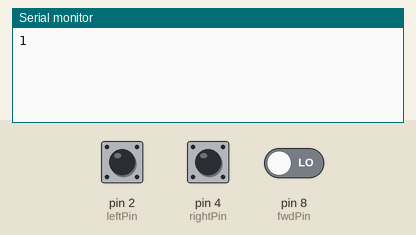
Simulated run of this sketch. Board: Arduino Uno, built with avr-gcc and run on an emulated ATmega328P. Parts: the last lines printed to the serial monitor. Inputs (shaded band) come from the test bench; at power-on: pin 2 (leftPin) LOW, pin 8 (fwdPin) LOW, pin 4 (rightPin) LOW. No radio packets arrive unless stated.

Above: at 1.2 s.
1.3 s: pin 2 (leftPin) pulled HIGH for 0.15 s
At 2.4 s:
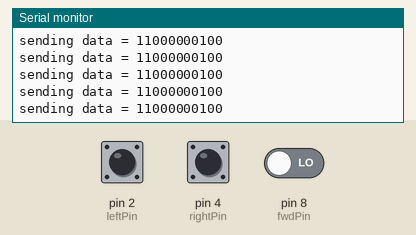
2.9 s: pin 8 (fwdPin) driven HIGH
At 3.5 s:
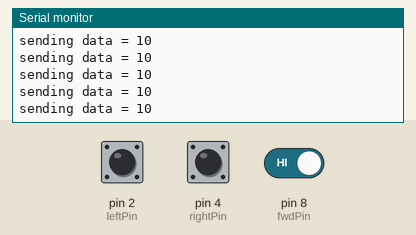
5.9 s: pin 4 (rightPin) pulled HIGH for 1 s
At 6.5 s:
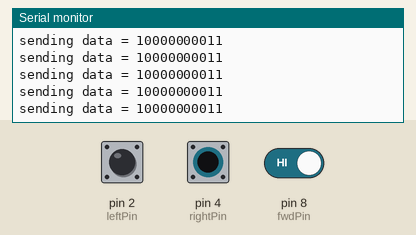

Measured:
- after the input at 1.3 s, the serial monitor: prints a new line at once (image 1)
- after the input at 2.9 s, the serial monitor: prints a new line at once (image 2)
- after the input at 5.9 s, the serial monitor: prints a new line at once (image 3)

The sketch:

MidtermRobot_Transmitter.ino
```cpp
/*
   Example using the nRF24L01 radio module to communicate
   between two Arduinos,
   the transmitter is connected to some pushbuttons
   the receiver is connected to a motor driver
   Based on rf24Xmit, this example sends two bytes
   The first byte contains the status of up to 8 switches
   and could be used e.g. to control motors
   The second byte could be used e.g. to tell which
   pattern to display on the NeoPixel matrix
*/

// Pin usage
// nRF24L01 uses SPI which is fixed on pins 11, 12, and 13.
// It also requires two other signals
// (CE = Chip Enable, CSN = Chip Select Not)
// Which can be any pins:

const int CEPIN = 9;
const int CSNPIN = 10;

// In summary,
// nRF 24L01 pin    Arduino pin   name
//          1                     GND
//          2                     3.3V
//          3             9       CE
//          4             10      CSN
//          5             13      SCLK
//          6             11      MOSI/COPI
//          7             12      MISO/CIPO

#include <SPI.h>
#include <nRF24L01.h>
#include <RF24.h>
RF24 radio(CEPIN, CSNPIN);                // CE, CSN

// Byte of array representing the address.
// This is the address where we will send the data.
// This should be same on the receiving side.
const byte address[6] = "00001";

// Pins for the pushbuttons
const int leftPin = 2;
const int rightPin = 4;
const int fwdPin = 8;

// Code for different expressions on the NeoPixel matrix
const int neoPixelFast = 0b00000100;
const int neoPixelSlow = 0b00000110;

void setup() {
  Serial.begin(115200);

  boolean retval = radio.begin();   //Starting the Wireless communication
  Serial.println(retval);
  radio.openWritingPipe(address);  //destination addres
  radio.setPALevel(RF24_PA_MIN);   // min or max
  radio.stopListening();           //This sets the module as transmitter
}

void loop() {

  int left = digitalRead(leftPin) << 2;
  int fwd = digitalRead(fwdPin) << 1;
  int right = digitalRead(rightPin) << 0;

  // Now create the NeoPixel code
  // NeoPixel data is the upper byte so it must be shifted into position
  // Fast or Slow is determined by whether we're turning left or right
  int npData = 0;
  if (right) {
    npData = neoPixelFast << 8;
  }
  if (left) {
    npData = neoPixelSlow << 8;
  }

  // Combine all the switch data and the NeoPixel data
  int data = left | fwd | right | npData;
  if (data) {
    Serial.print( "sending data = " );
    Serial.println(data, BIN);
    radio.write(&data, sizeof(data)) ;
  }
}
```
